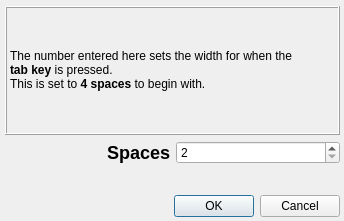
<?xml version="1.0" encoding="UTF-8"?>
<ui version="4.0">
 <class>dialogTabWidth</class>
 <widget class="QDialog" name="dialogTabWidth">
  <property name="geometry">
   <rect>
    <x>0</x>
    <y>0</y>
    <width>344</width>
    <height>221</height>
   </rect>
  </property>
  <property name="windowTitle">
   <string>Tab Width</string>
  </property>
  <widget class="QWidget" name="">
   <property name="geometry">
    <rect>
     <x>5</x>
     <y>6</y>
     <width>335</width>
     <height>211</height>
    </rect>
   </property>
   <layout class="QVBoxLayout" name="verticalLayout">
    <item>
     <widget class="QLabel" name="help">
      <property name="frameShape">
       <enum>QFrame::Box</enum>
      </property>
      <property name="frameShadow">
       <enum>QFrame::Raised</enum>
      </property>
      <property name="text">
       <string>The number entered here sets the width for when the &lt;br /&gt;&lt;b&gt;tab key&lt;/b&gt; is pressed. &lt;br /&gt;This is set to &lt;b&gt;4 spaces&lt;/b&gt; to begin with.</string>
      </property>
      <property name="textFormat">
       <enum>Qt::RichText</enum>
      </property>
      <property name="margin">
       <number>-5</number>
      </property>
     </widget>
    </item>
    <item>
     <layout class="QHBoxLayout" name="horizontalLayout">
      <item>
       <widget class="QLabel" name="label">
        <property name="text">
         <string>&lt;h2&gt;Spaces&lt;/h2&gt;</string>
        </property>
        <property name="textFormat">
         <enum>Qt::RichText</enum>
        </property>
        <property name="alignment">
         <set>Qt::AlignRight|Qt::AlignTrailing|Qt::AlignVCenter</set>
        </property>
       </widget>
      </item>
      <item>
       <widget class="QSpinBox" name="tabSpinBox">
        <property name="minimum">
         <number>2</number>
        </property>
        <property name="maximum">
         <number>20</number>
        </property>
       </widget>
      </item>
     </layout>
    </item>
    <item>
     <spacer name="verticalSpacer">
      <property name="orientation">
       <enum>Qt::Vertical</enum>
      </property>
      <property name="sizeType">
       <enum>QSizePolicy::Maximum</enum>
      </property>
      <property name="sizeHint" stdset="0">
       <size>
        <width>330</width>
        <height>25</height>
       </size>
      </property>
     </spacer>
    </item>
    <item>
     <widget class="QDialogButtonBox" name="okCancel">
      <property name="orientation">
       <enum>Qt::Horizontal</enum>
      </property>
      <property name="standardButtons">
       <set>QDialogButtonBox::Cancel|QDialogButtonBox::Ok</set>
      </property>
      <property name="centerButtons">
       <bool>false</bool>
      </property>
     </widget>
    </item>
   </layout>
  </widget>
 </widget>
 <tabstops>
  <tabstop>tabSpinBox</tabstop>
  <tabstop>okCancel</tabstop>
 </tabstops>
 <resources/>
 <connections>
  <connection>
   <sender>okCancel</sender>
   <signal>accepted()</signal>
   <receiver>dialogTabWidth</receiver>
   <slot>accept()</slot>
   <hints>
    <hint type="sourcelabel">
     <x>248</x>
     <y>254</y>
    </hint>
    <hint type="destinationlabel">
     <x>157</x>
     <y>274</y>
    </hint>
   </hints>
  </connection>
  <connection>
   <sender>okCancel</sender>
   <signal>rejected()</signal>
   <receiver>dialogTabWidth</receiver>
   <slot>reject()</slot>
   <hints>
    <hint type="sourcelabel">
     <x>316</x>
     <y>260</y>
    </hint>
    <hint type="destinationlabel">
     <x>286</x>
     <y>274</y>
    </hint>
   </hints>
  </connection>
 </connections>
</ui>
